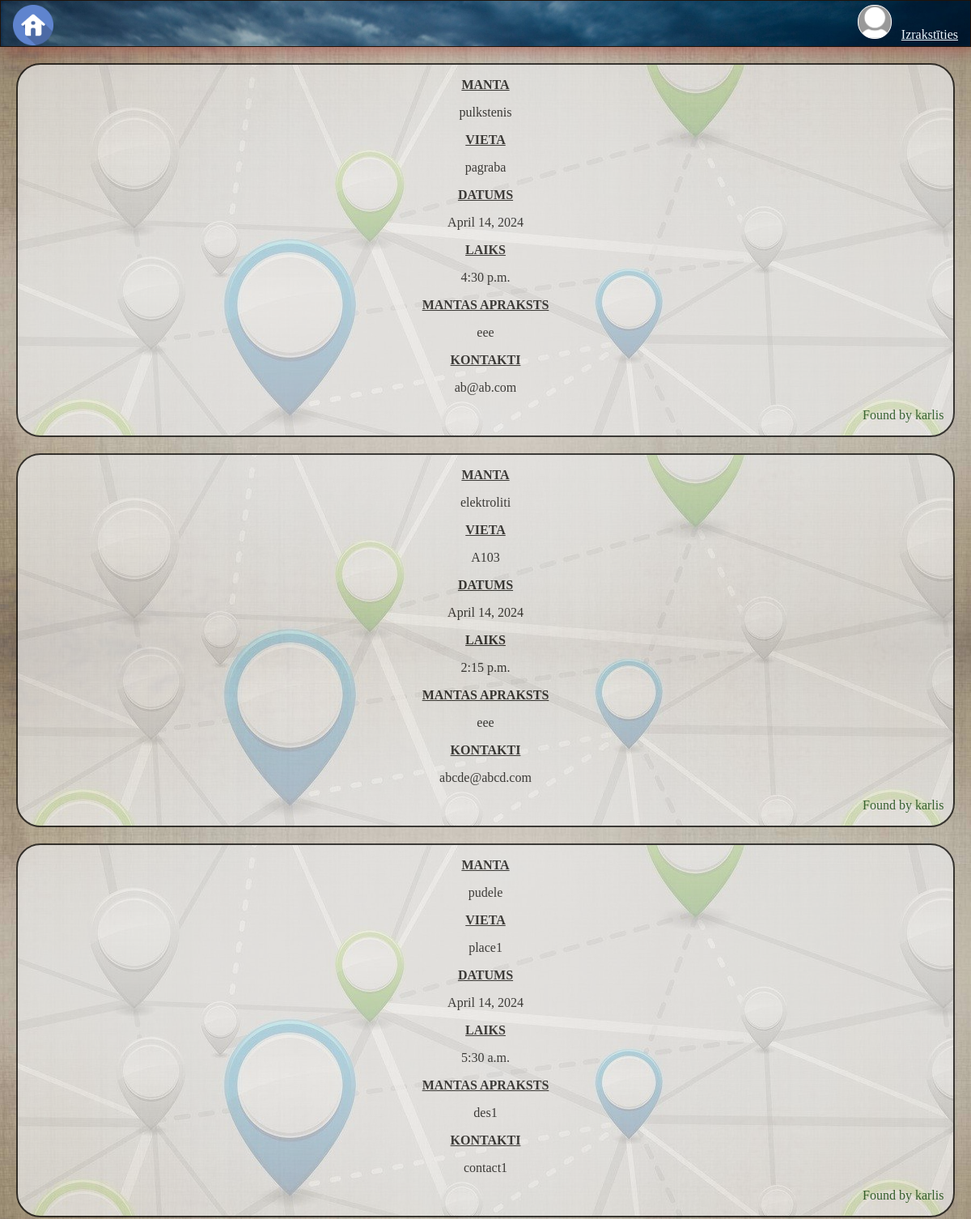
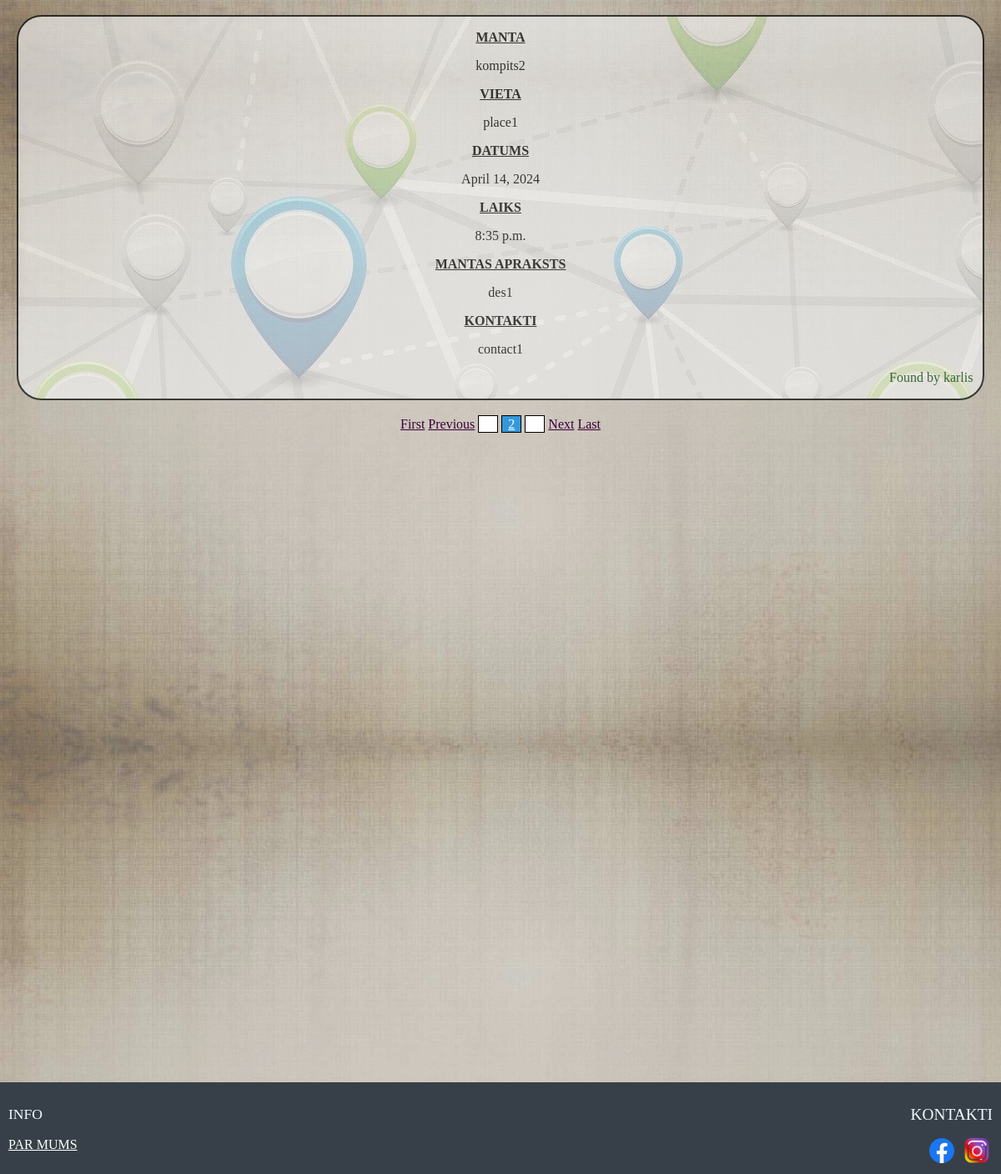
The page /foundList/?page=2 (signed in) on the database its author committed (2 pictures, top to bottom).
### users/models.py (models this page shows, shortened)
class Profile(models.Model):
    user=models.OneToOneField(User,on_delete=models.CASCADE)
    image=models.ImageField(default='default.jpg',upload_to='profile_pics')

### lost/models.py (models this page shows, shortened)
class itemfound(models.Model):
    product_title = models.CharField(max_length=100)
    place = models.TextField(default='Found this item near ..')
    date = models.DateField()
    time=models.TimeField()
    description = models.TextField()
    contactme = models.CharField(max_length=150,default='email')
    username=models.CharField(max_length=100,blank=True,default='NULL')

### lost/views.py (the view)
# urls.py: path('foundList/',found_view,name='found_list'),
@login_required
def found_view(request,*args,**kwargs):
    obj=itemfound.objects.all()
    obj1=list(reversed(obj))
    paginator=Paginator(obj1, 4)
    page=request.GET.get('page') # ?page=number
    objpic=Profile.objects.all()
    context={
        'object':paginator.get_page(page),
        'objectpic':objpic
        }
    return render(request,"foundlist.html",context)

### templates/foundlist.html
{%include 'base.html'%}
{%include 'header.html'%}
{% load static %}
<div style="padding-bottom: 780px;">
{%for data in object%}
    <div class="list1 common">
        <p><u><b>MANTA</b></u></p>
        <p> {{data.product_title}}</p>
        <p><u><b>VIETA</b></u></p>
        <p>{{data.place}}</p>
        <p><u><b>DATUMS</b></u></p>
        <p>{{data.date}}</p>
        <p><u><b>LAIKS</b></u></p>
        <p>{{data.time}}</p>
        <p><u><b>MANTAS APRAKSTS</b></u></p>
        <p>{{data.description}}</p>
        <p><u><b>KONTAKTI</b></u></p>
        <p>{{data.contactme}}</p>
        {% if data.username != '' %}
            <p style="text-align: right; padding-right: 1%; color: rgb(1, 65, 1);">Found by {{data.username}}</p>
        {%else%}
            <p style="text-align: right; padding-right: 1%; color: rgb(1, 65, 1);">Found by #Anonymous</p>
        {% endif %}
    </div>
{%endfor%}
    {% if object.has_previous %}
        <a href="?page=1" class="pagenumslinks" style="margin-left: 40%;">First</a>
        <a href="?page={{ object.previous_page_number }}" class="pagenumslinks">Previous</a>
    {% endif %}
    {% for num in object.paginator.page_range %}
        {% if object.number == num %}
            {% if not object.has_previous %}
                <a class="current" href="?page={{ num }}" style="margin-left: 45%;">{{ num }}</a>
            {% else %}
                <a class="current" href="?page={{ num }}">{{ num }}</a>
            {% endif %}
        {% elif num > object.number|add:'-3' and num < object.number|add:'3' %}
            <a href="?page={{ num }}" class="pagenums">{{ num }}</a>
        {% endif %}
    {% endfor %}
    {% if object.has_next %}
        <a href="?page={{ object.next_page_number }}" class="pagenumslinks">Next</a>
        <a href="?page={{ object.paginator.num_pages }}" class="pagenumslinks">Last</a>
    {% endif %}
</div>
{% include 'footer.html' %}

### templates/header.html
{% load static %}
<header><div class="border">
    <a href="https://www.iiitb.ac.in/" target="_blank">
    <a href="/">
        <img src="{%static '/css/images/home.png'%}" alt="home-icon" class="icon" width="50px" align="left" style="margin-left:1%;padding-bottom: 0%;"></a>
    <div align="right">
        {% if user.is_authenticated %}
            <a href="/profile/" style="margin-bottom: 0%;"><img src="{{ user.profile.image.url }}" alt="profile" width="40px" class="icon" style="border: 1px solid white;border-radius: 20px;background-color: aliceblue;"></a>&nbsp;&nbsp;
            <a href="/logout/" class="links" style="color: aliceblue;">Izrakstīties</a> &nbsp;&nbsp;
        {% else %}
            <a href="/login/" class="links" style="color: aliceblue;">Pievienoties</a> &nbsp;&nbsp;
            <a href="/register/" class="links" style="color: aliceblue;">Reģistrēties</a> &nbsp;&nbsp;
            <br><br><br>
        {% endif %}
    </div>
    </div>
</header>

### static/css/style.css (style rules this page uses)
body { margin:0px; padding:0px; background-color: whitesmoke ; background-size:100%; background-image: url("images/background_header.jpg"); }
header { background-image: url("images/header.jpg"); border:1px solid #1f1209; padding:5px 3px 5px 3px; background-size: 100%; }
.common { margin: 20px; text-align: center; font-family: serif; color: black; border: 2px solid black; opacity: 0.7; transition: box-shadow 0.4s; background-image: url("images/background2.jpg"); border-radius: 30px; cursor: pointer; }
a:link { color:#ffffff ; }
.pagenums { border: 1px solid black; text-align: center; padding: 1px 7px; background-color: white; }
.current { border: 1px solid black; text-align: center; padding: 1px 7px; background-color: #3498db; }
a.pagenumslinks { color: #3a013a; }

### rows shown on the page
itemfound: product_title "pulkstenis", place "pagraba", date "April 14, 2024", time "4:30 p.m.", description "eee", contactme "ab@ab.com", username "karlis"
itemfound: product_title "elektroliti", place "A103", date "April 14, 2024", time "2:15 p.m.", description "eee", contactme "abcde@abcd.com", username "karlis"
itemfound: product_title "pudele", place "place1", date "April 14, 2024", time "5:30 a.m.", description "des1", contactme "contact1", username "karlis"
itemfound: product_title "kompits2", place "place1", date "April 14, 2024", time "8:35 p.m.", description "des1", contactme "contact1", username "karlis"

### other values the page prints
{{ num }} "2"
